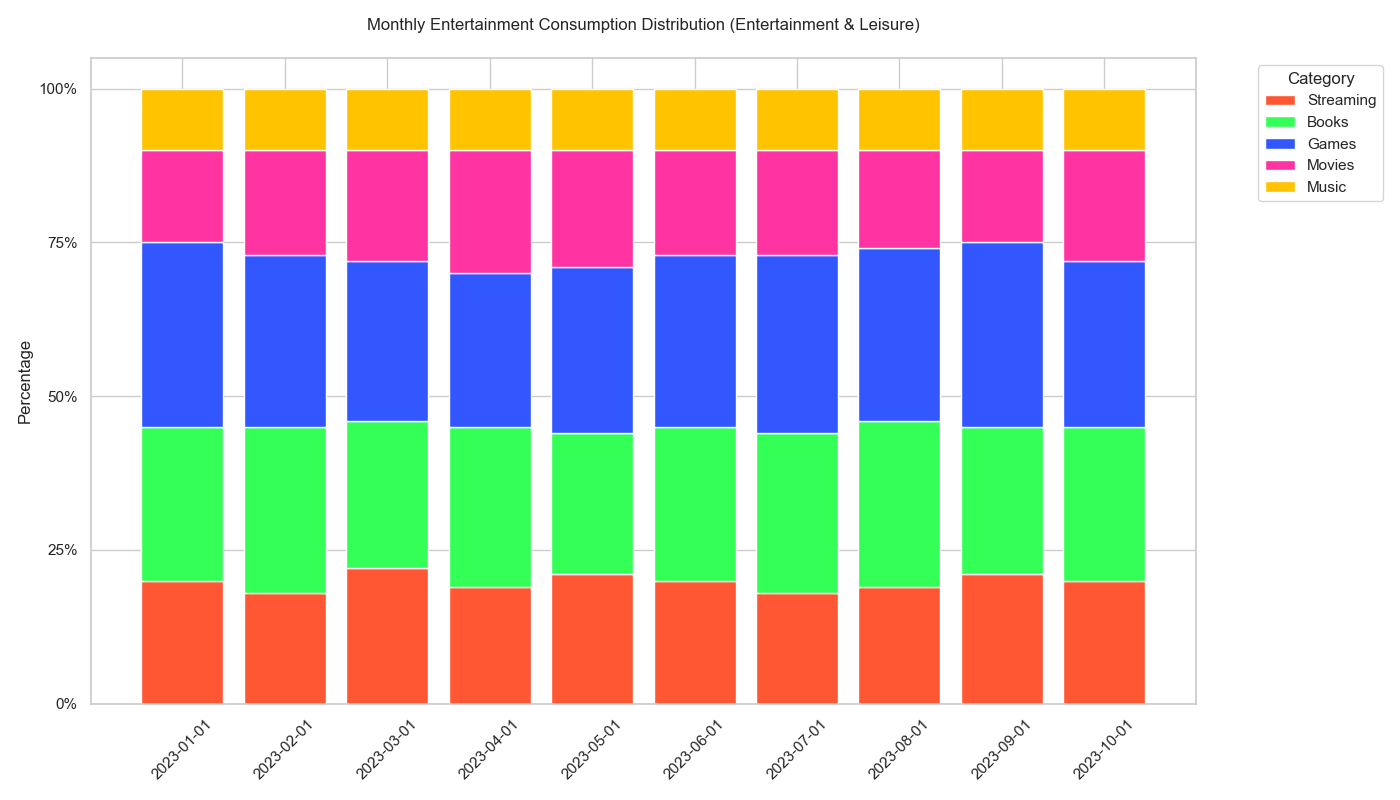

Write Python code to recreate this figure.

import matplotlib.pyplot as plt
import pandas as pd
import seaborn as sns

data = [
    {'Date': '2023-01-01', 'Streaming': '20%', 'Books': '25%', 'Games': '30%', 'Movies': '15%', 'Music': '10%'},
    {'Date': '2023-02-01', 'Streaming': '18%', 'Books': '27%', 'Games': '28%', 'Movies': '17%', 'Music': '10%'},
    {'Date': '2023-03-01', 'Streaming': '22%', 'Books': '24%', 'Games': '26%', 'Movies': '18%', 'Music': '10%'},
    {'Date': '2023-04-01', 'Streaming': '19%', 'Books': '26%', 'Games': '25%', 'Movies': '20%', 'Music': '10%'},
    {'Date': '2023-05-01', 'Streaming': '21%', 'Books': '23%', 'Games': '27%', 'Movies': '19%', 'Music': '10%'},
    {'Date': '2023-06-01', 'Streaming': '20%', 'Books': '25%', 'Games': '28%', 'Movies': '17%', 'Music': '10%'},
    {'Date': '2023-07-01', 'Streaming': '18%', 'Books': '26%', 'Games': '29%', 'Movies': '17%', 'Music': '10%'},
    {'Date': '2023-08-01', 'Streaming': '19%', 'Books': '27%', 'Games': '28%', 'Movies': '16%', 'Music': '10%'},
    {'Date': '2023-09-01', 'Streaming': '21%', 'Books': '24%', 'Games': '30%', 'Movies': '15%', 'Music': '10%'},
    {'Date': '2023-10-01', 'Streaming': '20%', 'Books': '25%', 'Games': '27%', 'Movies': '18%', 'Music': '10%'},
]

df = pd.DataFrame(data)

for col in df.columns:
    if col != 'Date':
        df[col] = df[col].str.rstrip('%').astype('float') / 100

df_long = df.melt(id_vars='Date', var_name='Category', value_name='Percentage')

df_long['Date'] = pd.to_datetime(df_long['Date'])
df_long.sort_values(by='Date', inplace=True)

categories = df.columns[1:]
colors = ['#FF5733', '#33FF57', '#3357FF', '#FF33A1', '#FFC300']

left = len(df_long['Date'].unique()) * [0]

fig, ax = plt.subplots(figsize=(14, 8))

for ix, category in enumerate(categories):
    category_data = df_long[df_long['Category'] == category]
    plt.bar(
        category_data['Date'].dt.strftime('%Y-%m-%d'),
        category_data['Percentage'],
        width=0.8,
        bottom=left,
        color=colors[ix],
        edgecolor="white",
        label=category
    )
    left = left + category_data['Percentage'].values

plt.xticks(rotation=45)
plt.yticks(ticks=[0, 0.25, 0.5, 0.75, 1], labels=['0%', '25%', '50%', '75%', '100%'])
plt.ylabel('Percentage')
plt.title('Monthly Entertainment Consumption Distribution (Entertainment & Leisure)', pad=20)
plt.legend(title='Category', bbox_to_anchor=(1.05, 1), loc='upper left')

plt.tight_layout()

plt.show()
